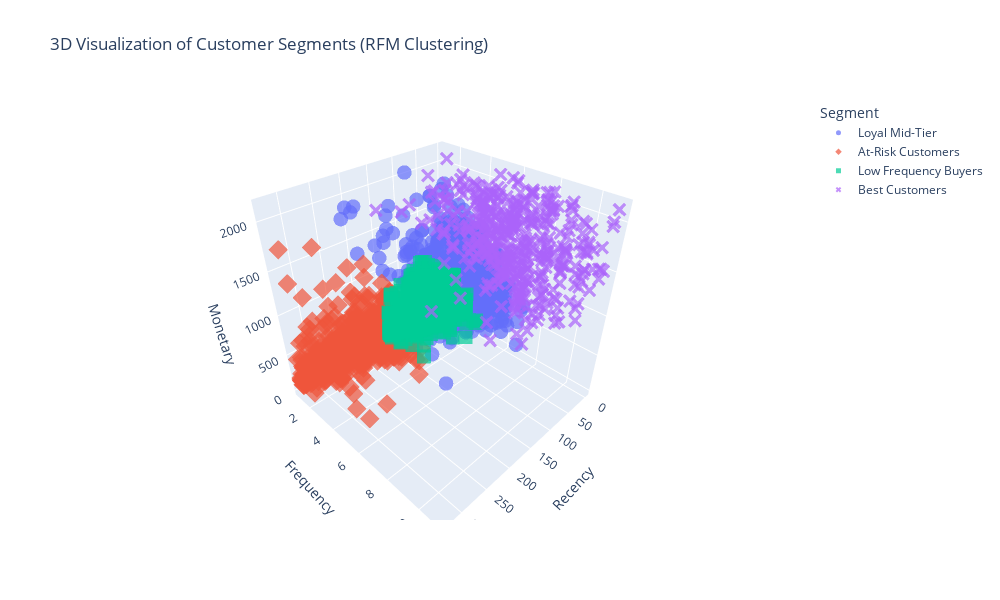

Here is the notebook cell this chart was saved with:
### Code cell
# 3D 
import plotly.express as px

# Interactive 3D Scatter Plot
fig = px.scatter_3d(
    rfm_clean,
    x='Recency',
    y='Frequency',
    z='Monetary',
    color='Segment',  # Use 'KMeans_Cluster' if labels not applied
    symbol='Segment',
    opacity=0.7,
    title='3D Visualization of Customer Segments (RFM Clustering)',
    width=1000,
    height=600
)

fig.update_traces(marker=dict(size=5))
fig.show()

### Figure 1 — Plotly figure (JSON) as saved in the notebook; plotly's stock layout.template omitted (floating-point values rounded to 4 significant figures; data arrays with more than 128 entries replaced by an {"elided": "..."} marker saying what was removed)
{"data": [{"hovertemplate": "Segment=Loyal Mid-Tier<br>Recency=%{x}<br>Frequency=%{y}<br>Monetary=%{z}<extra></extra>", "legendgroup": "Loyal Mid-Tier", "marker": {"color": "#636efa", "opacity": 0.7, "size": 5, "symbol": "circle"}, "mode": "markers", "name": "Loyal Mid-Tier", "scene": "scene", "showlegend": true, "type": "scatter3d", "x": {"elided": "875 int values"}, "y": {"elided": "875 int values"}, "z": {"elided": "875 float values"}}, {"hovertemplate": "Segment=At-Risk Customers<br>Recency=%{x}<br>Frequency=%{y}<br>Monetary=%{z}<extra></extra>", "legendgroup": "At-Risk Customers", "marker": {"color": "#EF553B", "opacity": 0.7, "size": 5, "symbol": "diamond"}, "mode": "markers", "name": "At-Risk Customers", "scene": "scene", "showlegend": true, "type": "scatter3d", "x": {"elided": "872 int values"}, "y": {"elided": "872 int values"}, "z": {"elided": "872 float values"}}, {"hovertemplate": "Segment=Low Frequency Buyers<br>Recency=%{x}<br>Frequency=%{y}<br>Monetary=%{z}<extra></extra>", "legendgroup": "Low Frequency Buyers", "marker": {"color": "#00cc96", "opacity": 0.7, "size": 5, "symbol": "square"}, "mode": "markers", "name": "Low Frequency Buyers", "scene": "scene", "showlegend": true, "type": "scatter3d", "x": {"elided": "1403 int values"}, "y": {"elided": "1403 int values"}, "z": {"elided": "1403 float values"}}, {"hovertemplate": "Segment=Best Customers<br>Recency=%{x}<br>Frequency=%{y}<br>Monetary=%{z}<extra></extra>", "legendgroup": "Best Customers", "marker": {"color": "#ab63fa", "opacity": 0.7, "size": 5, "symbol": "x"}, "mode": "markers", "name": "Best Customers", "scene": "scene", "showlegend": true, "type": "scatter3d", "x": {"elided": "452 int values"}, "y": {"elided": "452 int values"}, "z": {"elided": "452 float values"}}], "layout": {"height": 600, "legend": {"title": {"text": "Segment"}, "tracegroupgap": 0}, "scene": {"domain": {"x": [0, 1], "y": [0, 1]}, "xaxis": {"title": {"text": "Recency"}}, "yaxis": {"title": {"text": "Frequency"}}, "zaxis": {"title": {"text": "Monetary"}}}, "title": {"text": "3D Visualization of Customer Segments (RFM Clustering)"}, "width": 1000}}
